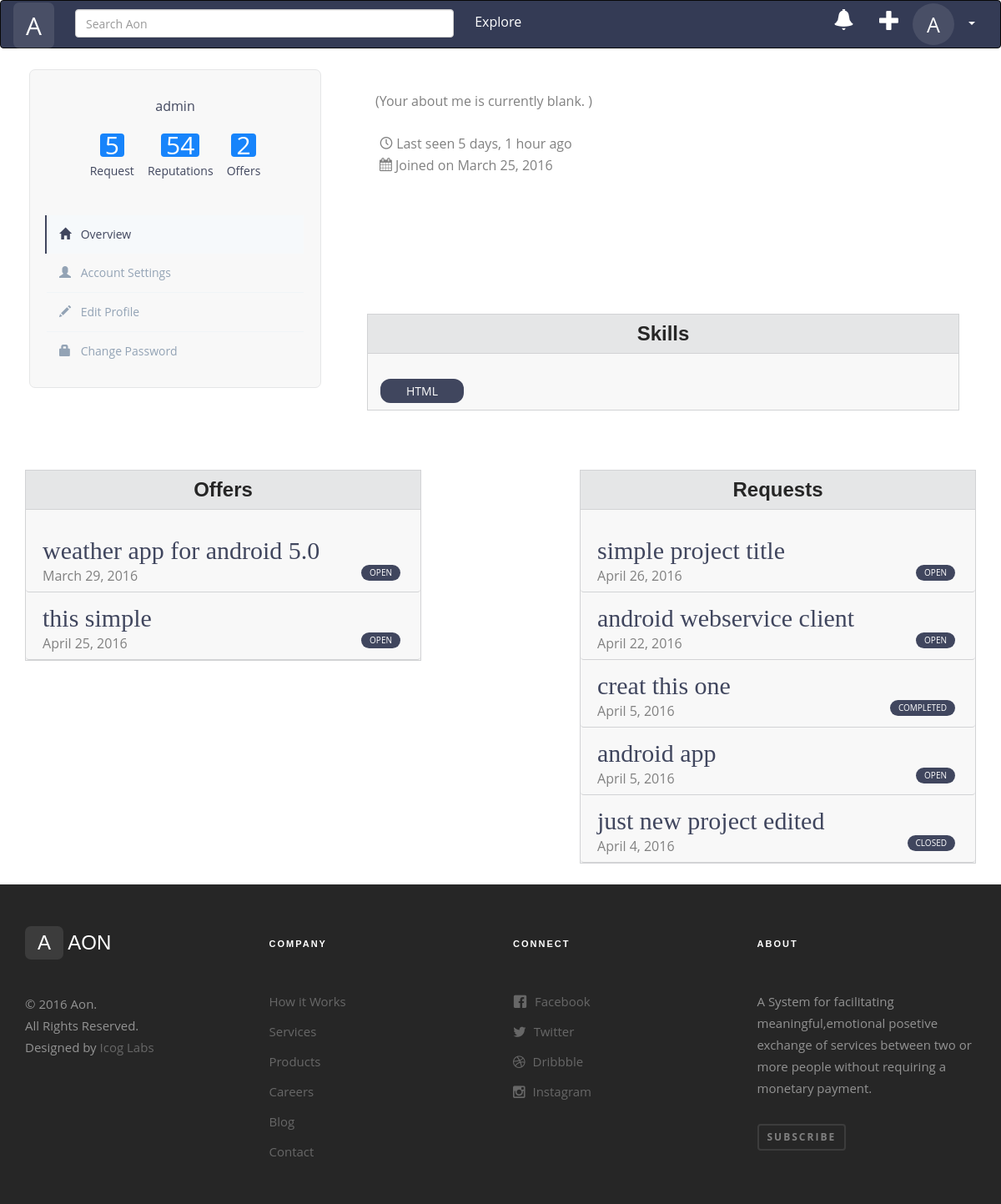
The app's page /users/admin/ (signed in) with its own data.
### app/models.py (models this page shows, shortened)
class UserProfile(models.Model):
    user = models.OneToOneField(User, primary_key=True, null=False)
    website = models.URLField(blank=True, null=False, default='')
    stackoverflow_account = models.URLField(blank=True, null=False, default='')
    github_account = models.URLField(blank=True, null=False, default='')
    twitter_account = models.URLField(blank=True, null=False, default='')
    google_plus_account = models.URLField(blank=True, null=False, default='')
    reputation = models.IntegerField(blank=True, null=False, default=0)
    about = models.TextField(blank=True, null=False, default='')
    location = models.CharField(max_length=140, null=False, blank=True, default='')
    career = models.CharField(max_length=140, null=False, blank=True, default='')
    company = models.CharField(max_length=140, null=False, blank=True, default='')
    profileView = models.IntegerField(blank=True, default=0, null=False)
    skills = models.ManyToManyField(SkillTag, blank=True, related_name='skills')

class SkillTag(models.Model):
    name = models.CharField(max_length=200)
    description = models.TextField(blank=True)
    created = models.DateTimeField(auto_now_add=True)
    updated = models.DateTimeField(auto_now=True)
    class Meta:
        verbose_name = "SkillTag"
        verbose_name_plural = "Skill Tags"

class Offer(models.Model):
    project = models.ForeignKey(Request, null=False, blank=False)
    offer_by = models.ForeignKey(User, null=False, blank=False)
    is_accepted = models.BooleanField(default=False)
    is_seen = models.BooleanField(default=False)
    created_at = models.DateTimeField(auto_now_add=True)
    updated_at = models.DateTimeField(auto_now=True)

class Request(models.Model):
    PROJECT_STATUS = (
        (STATUS_OPEN, _('Open')),
        (STATUS_DONE, _('Done')),
        (STATUS_CLOSED, _('Closed'))
    )
    title = models.CharField(max_length=200)
    type = models.ForeignKey(RequestCategory, blank=True, null=True)
    description = models.TextField(blank=True)
    slug = models.SlugField(max_length=200, unique=True, blank=True)
    status = models.SmallIntegerField(choices=PROJECT_STATUS, blank=True, default=STATUS_OPEN)
    created_by = models.ForeignKey(User, related_name='requested_by')
    skills = models.ManyToManyField(SkillTag, blank=True, related_name='collaborators')
    collaborators = models.ManyToManyField(User, blank=True)
    publish = models.BooleanField(blank=True, default=True)
    created = models.DateTimeField(auto_now_add=True)
    updated = models.DateTimeField(auto_now=True)
    objects = RequestQuerySet.as_manager()
    class Meta:
        verbose_name = "Request"
        verbose_name_plural = "Requests"
        ordering = ["-created"]

### app/views.py (the view)
# urls.py: url(r'^users/(?P<user_name>[\w-]+)/$', views.users_profile_view, name='user_profile'),
@login_required()
def users_profile_view(request, user_name):
    num_notifications = get_notifications(request)
    user = get_object_or_404(User, username=user_name)
    profile = get_object_or_404(UserProfile, user=user)
    user_skills = profile.skills.all()
    user_requests = Request.objects.filter(created_by=user)[:5]
    user_offers = Offer.objects.filter(offer_by=user, is_accepted=True)[:5]
    requests_count = len(user_requests)
    offers_count = len(user_offers)
    data = {'profile': profile,
            'skills': user_skills,
            'offers': user_offers,
            'requests': user_requests,
            'num_offers': offers_count,
            'num_requests': requests_count,
            }
    return render(request=request, template_name='app/profile.html',
                  context={'data': data, 'num_notifications': num_notifications})

### app/templatetags/app_tags_filters.py (called while the page is built)
@register.filter(name='display_status')
def get_status_val(value):
    if value == 100:
        return  "OPEN"
    elif value == 101:
        return "COMPLETED"
    elif value == 102:
        return "CLOSED"
    else:
        return "Error"

### app/views.py (called while the page is built)
def get_notifications(request):
    return len(Notification.objects.filter(for_user=request.user, is_seen=False))

### app/templates/app/profile.html (shortened to what this page needs)
{% extends "signed_in_base.html" %}
{% block content %}
<div class="container">
    <div class="row" style="margin-bottom: 25px;">
        <div class="col-sm-4">
			<div class="profile-sidebar" style="background: #F8F8F8;color: #41475E;border: 1px solid #E5E6E7">
				<div class="row profile-user_pic">
                    {% load avatar_tags %}
				</div>
				<div class="profile-usertitle">
					<div class="">
                        {% if data.profile.user.username  %}
                            {{  data.profile.user.username   }}<br>
                        {% endif %}
					</div>
				</div>
                <div style="text-align: center">
                        <div class="ntag">
                            <div class="profile_badge">{{ data.num_requests }} </div>
                            <div class="profile_badge_text">Request</div>
                        </div>
                        <div class="ntag">
                            <div class="profile_badge">{{  data.profile.reputation }}</div>
                            <div class="profile_badge_text">Reputations</div>
                        </div>
                        <div class="ntag">
                            <div class="profile_badge">{{ data.num_offers }}</div>
                            <div class="profile_badge_text">Offers</div>
                        </div>
                </div>
                {% if data.profile.user == user %}
			    	<div class="profile-usermenu">
					<ul class="nav">
						<li class="active">
                            <a href="{% url 'user_profile'  user.username %}">
							    <i class="glyphicon glyphicon-home"></i>
							Overview </a>
						</li>
						<li>
							<a href="{% url 'edit_account' %}">
							<i class="glyphicon glyphicon-user"></i>
							Account Settings </a>
						</li>
						<li>
                         <a href="{% url 'edit_profile'%}">
							<i class="glyphicon glyphicon-pencil"></i>
							Edit Profile </a>
						</li>
                        <li>
							<a href="{% url 'auth_password_change' %}">
							<i class="glyphicon glyphicon-lock"></i>
							Change Password
                            </a>
						</li>
					</ul>
				</div>
                {% endif %}
			</div>
		</div>
		<div class="col-sm-8">
            <div class="profile-content" >
                <div style="padding: 10px;border-radius:5px ">
                        {% if  data.profile.about  %}
                            {{   data.profile.about }}
                        {% else %}
                            {% if user == data.profile.user %}
                                    (Your about me is currently blank. )
                            {% else%}
                                    Apparently, this user prefers to keep an air of mystery about them.
                            {% endif %}
                        {% endif %}
                </div>
            <div style="padding: 15px;margin-bottom: 15px;">
                  <div>
                      <i class="icon icon-clock2"></i> Last seen {{ data.profile.user.last_login | timesince }} ago
                  </div>
                  <div>
                        <i class="icon icon-calendar"></i> Joined on {{ data.profile.user.date_joined | date }}
                  </div>
            </div>
                {% if data.skills %}
                    <div class="app_panel">
                        <h3 class="app_panel_heading">Skills</h3>
                        {% for user_skill in data.skills %}
                                <div class="profile_skill_tag">{{ user_skill.name }}</div>
                        {% endfor %}
                    </div>
                {% endif %}
             </div>
		</div>
	</div>
    <div>
        {% if data.offers %}
            <div class="col-md-5 app_panel" >
                <h3  class="app_panel_heading">Offers</h3>
                {% for offer in data.offers %}
                    {% load app_tags_filters %}
                      <a href="{% url 'project_detail' offer.project.slug %}" >
                        <div style="margin-top:12px;padding:6px 20px;border-radius: 4px; border-bottom: solid 1px #D2D3D5">
                                <a class="dashboard-project-title" href="{% url 'project_detail' offer.project.slug %}">{{ offer.project.title | truncatechars:"35" }}</a>
                                <div>{{ offer.project.created |date }} <span class="tag" style="color: #FFF;float: right">{{ offer.project.status | display_status }}</span></div>
                        </div>
                      </a>
                {% endfor %}
            </div>
        {% endif %}
        {% if data.requests and data.offers%}
            <div class="col-md-5 col-md-offset-2 app_panel" >
             <h3 class="app_panel_heading">Requests</h3>
                    {% for project in data.requests %}
                        <a href="{% url 'project_detail' project.slug %}" >
                            <div style="margin-top:12px;padding:6px 20px;border-radius: 4px;border-bottom: solid 1px #D2D3D5">
                                    <a class="dashboard-project-title" href="{% url 'project_detail' project.slug %}">{{ project.title | truncatechars:"35" }}</a>
                                    <div>{{ project.created |date }} <span class="tag" style="color: #FFF;float: right">{{ project.status | display_status }}</span></div>
                            </div>
                        </a>
                    {% endfor %}
            </div>
        {% endif %}
    </div>
</div>
{% endblock %}

### app/templates/navbar.html (shortened to what this page needs)
<nav class="navbar navbar-default navbar-inverse brand-nav" role="navigation" style="background-color: #343B55;">
  <div class="container-fluid">
        <div class="navbar-header">
          <a class="navbar-brand" href="{% url 'dashboard' %}"><span style="border-radius: 7px;font-size: 30px; padding: 7px 15px;position: relative;top: 5px; background: rgba(255, 255, 255, 0.1);">A</span></a>
    </div>
        <div class="collapse navbar-collapse" id="bs-example-navbar-collapse-1">
              <form  class="col-md-5 col-sm-5" style="padding: 10px" role="search" method="get" action="{% url 'search' %}">
                  <div class="">
                      <input id="global_search" type="text" name="q"  class="form-control" placeholder="Search Aon">
                  </div>
              </form>
               <ul class="nav navbar-nav">
                    <li><a href="{% url 'explore' %}">Explore</a></li>
               </ul>
               <ul class="nav navbar-nav navbar-right">
                    <li>
                        <p class="navbar-text" style="margin-top: 10px;">
                        <span>
                            <a href="{% url 'notifications' %}">
                                <i class="glyphicon glyphicon-bell" style="font-size:25px;"></i>
                            </a>
                        </span>
                    </li>
                  <li>
                        <p class="navbar-text" style="margin-top: 10px;">
                            <span>
                                <a href="" data-toggle="modal" data-target="#new_project_modal">
                                    <i class="glyphicon glyphicon-plus" style="font-size:25px;">
                                    </i>
                                </a>
                            </span>
                        </p>
                    </li>
                  <li>
                      <a href="{% url 'user_profile' user.username %}"  class="user_initial" >
                               {{ user.username| first | capfirst}}
                      </a>
                  </li>
                  <li class="dropdown">
                      <a href="#" class="dropdown-toggle" data-toggle="dropdown"><span class="caret"></span></a>
                    </li>
              </ul>
        </div>
  </div>
</nav>

### aon/static/app/css/icomoon.css (style rules this page uses)
[class^="icon-"], [class*=" icon-"] { font-family: 'icomoon' !important; speak: none; font-style: normal; font-weight: normal; font-variant: normal; text-transform: none; line-height: 1; -webkit-font-smoothing: antialiased; -moz-osx-font-smoothing: grayscale; }
.icon-calendar:before { content: "\f073"; }
.icon-clock2:before { content: "\e014"; }

### aon/static/app/css/app_style.css (style rules this page uses)
.user_initial { margin-top: 3px; background-color: rgba(255, 255, 255, 0.1); font-size: 25px; text-align: center; border-radius:50%; width:50px; height: 50px; }
.tag { font-size: 10px; padding: 2px 10px; line-height: 1.5; font-family: "Open Sans", Arial, sans-serif; text-transform: uppercase; color: #FFF; margin: 0 4px 4px 0; -webkit-border-radius: 30px; -moz-border-radius: 30px; -ms-border-radius: 30px; border-radius: 30px; display: -moz-inline-stack; display: inline-block; zoom: 1; background:#40465E; }
.profile_skill_tag { font-size: 14px; padding: 4px 6px; margin-left: 15px; line-height: 1.5; font-family: "Open Sans", Arial, sans-serif; color: #FFF; border-radius: 12px; min-width: 100px; background:#40465E; margin-bottom: 8px; text-align: center; display: inline-block; }
.profile-sidebar { padding: 20px; margin: 5px; border-radius: 7px; }
.profile-usertitle { text-align: center; margin-bottom: 20px; }
.profile-usermenu { margin-top: 30px; }
.profile-usermenu ul li { border-bottom: 1px solid #f0f4f7; }
.profile-usermenu ul li:last-child { border-bottom: none; }
.profile-usermenu ul li a { color: #93a3b5; font-size: 14px; font-weight: 400; }
.profile-usermenu ul li a i { margin-right: 8px; font-size: 14px; }
.profile-usermenu ul li.active { border-bottom: none; }
.profile-usermenu ul li.active a { color: #40465E; background-color: #f6f9fb; border-left: 2px solid #40465E; margin-left: -2px; }
.profile-content { padding: 20px; background: #fff; min-height: 460px; }
.dashboard-project-title { font-size: 30px; color: #40465E; font-family: exo ; }
.app_panel_heading { background-color: #E5E6E7; text-align: center; padding: 10px; border-bottom: 1px solid #D2D3D5; }
.app_panel { background: #F8F8F8; padding: 0px; margin-bottom: 25px; border: 1px solid #D2D3D5; }
.profile_badge { display: inline-block; padding: 1px 6px; font-size: 30px; color: #FFF; text-align: center; background-color: #1784fb; border-radius: 4px; }
.ntag { padding: 0px 6px; border-radius: 5px; text-align: center; display: inline-block; margin-bottom: 10px; }
.brand-nav a , span { color: #FFF; }
.navbar-inverse .navbar-nav>li>a { color: #FFF; }
.profile_badge_text { font-size: 14px; }

### records on screen
UserProfile: profile.user.username "admin", profile.reputation "54", profile.user.last_login "5 days, 1 hour", profile.user.date_joined "March 25, 2016"
SkillTag: name "HTML"
Offer: project "weather app for android 5.0", project.created "March 29, 2016", project.status|display_status "OPEN"
Offer: project "this simple", project.created "April 25, 2016", project.status|display_status "OPEN"
Request: title "simple project title", created "April 26, 2016", status|display_status "OPEN"
Request: title "android webservice client", created "April 22, 2016", status|display_status "OPEN"
Request: title "creat this one", created "April 5, 2016", status|display_status "COMPLETED"
Request: title "android app", created "April 5, 2016", status|display_status "OPEN"
Request: title "just new project edited", created "April 4, 2016", status|display_status "CLOSED"

### other values on screen
{{ user.username| first | capfirst }} "A"
{{ data.num_requests }} "5"
{{ data.num_offers }} "2"
